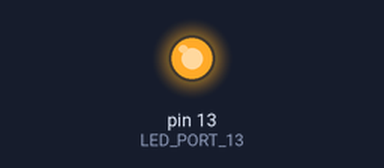
The sketch below on a simulated Arduino Uno, built with avr-gcc and run on an emulated ATmega328P. Parts: output pins drawn as LEDs (lit = HIGH). What the sketch prints to the serial monitor is not drawn.

Above: at 1.7 s.
At 5.2 s:
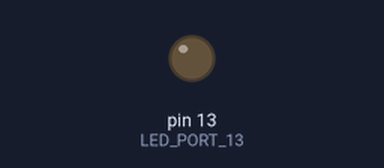
Timing chart, 0 to 9.1 s (numbered marks = the images above):
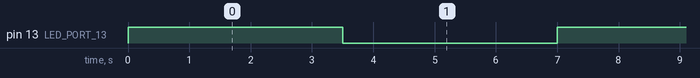

The sketch:

a_Blink.ino
```cpp
#include "header/constant.h"


/*
 * The setup() function is called when a sketch starts.
 * Use it to initialize variables, pin modes,
 * start using libraries, etc. The setup function will only run once,
 * after each powerup or reset of the Arduino board.
 */
void setup()
{
   pinMode(LED_PORT_13, OUTPUT);
     Serial.begin(9600);
}

void loop()
{
    digitalWrite(LED_PORT_13, HIGH); // set the LED on
    delay(DELAY_MILLI_SECOND); // wait for two seconds
    digitalWrite(LED_PORT_13, LOW); // set the LED off
    delay(DELAY_MILLI_SECOND); // wait for two seconds

 /*
  // print it out in many formats:
  Serial.println(analogValue);       // print as an ASCII-encoded decimal*/
  Serial.println(DELAY_MILLI_SECOND, DEC);  // print as an ASCII-encoded decimal
  /*
  Serial.println(analogValue, HEX);  // print as an ASCII-encoded hexadecimal
  Serial.println(analogValue, OCT);  // print as an ASCII-encoded octal
  Serial.println(analogValue, BIN);  // print as an ASCII-encoded binary*/
}
```

constant.h
```cpp
const int                                      LED_PORT_13 = 13; // LED connected to digital pin 13
const unsigned long                    DELAY_MILLI_SECOND = 3500; 
```

Measured:
- by itself, pin 13 (LED_PORT_13): alternates HIGH for 3.5 s and LOW for 3.5 s
